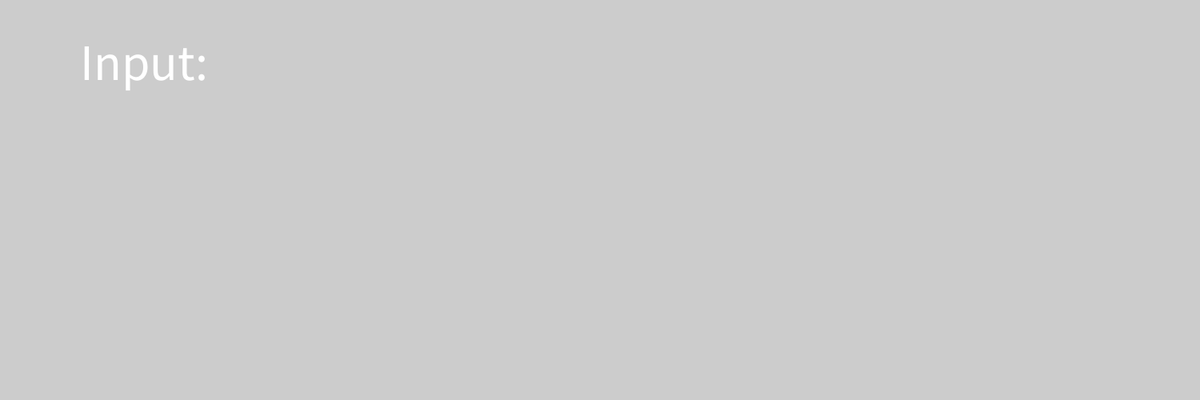
Frame 1 (no input)
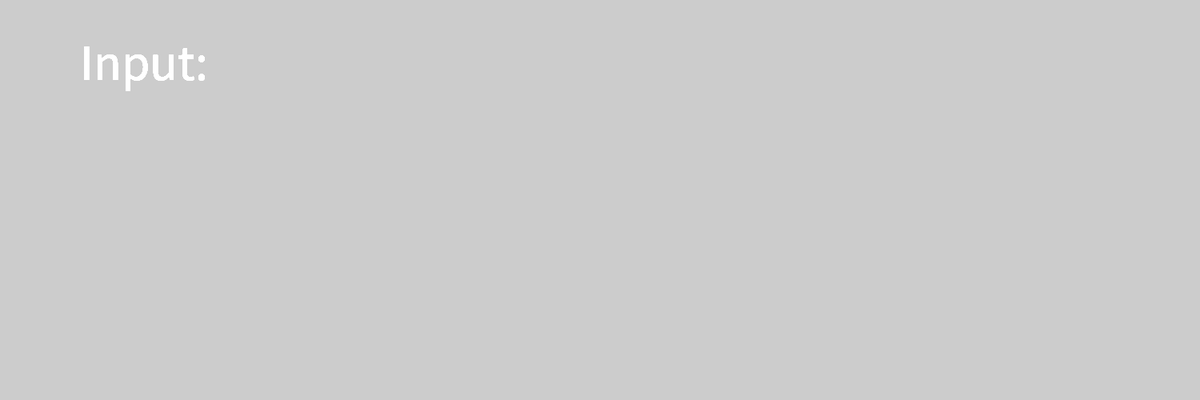
Frame 60 (the mouse pressed at the canvas centre just before this capture)
Frame 120 (the mouse held since frame 60 and released just before this capture): identical to frame 60, image omitted

The Processing sketch that drew these frames (run headless with seeded random() and noise(); from frame 60 on, the mouse is pressed at the canvas centre):

// Processing sketch: week06_3_if_alphabet
// ── week06_3_if_alphabet.pde
void setup(){
  size (1500,500);
  textSize(64);
}
String line = "Input: ";
void draw(){
  text(line,100,100);
}
void keyPressed(){
  if(key>='A'&& key<='Z')line += key;
  if(key>='a'&& key<='z')line += key;
}
